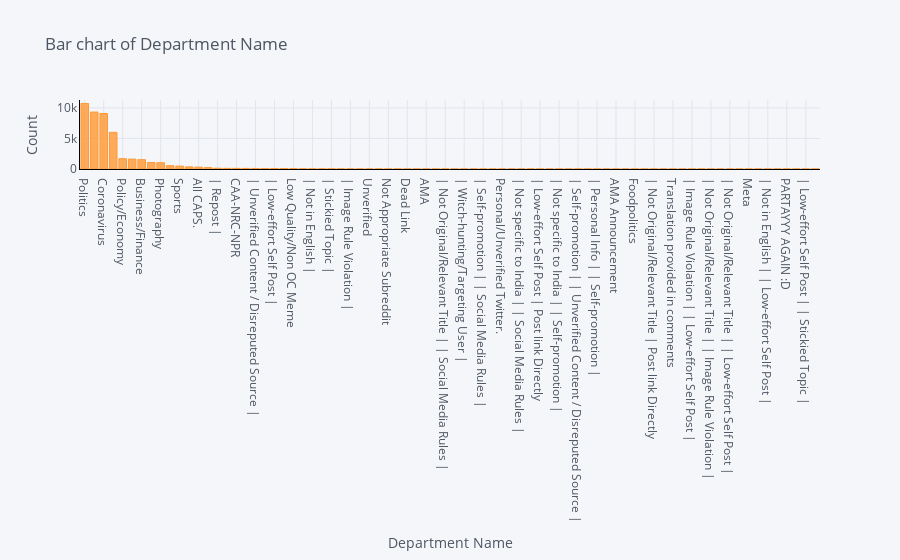

The notebook cell this image was saved under:
### Code cell
df.groupby('flair').count()['title'].sort_values(ascending=False).iplot(kind='bar', yTitle='Count', linecolor='black', opacity=0.8,
                                                           title='Bar chart of Department Name', xTitle='Department Name')

### Figure 1 — Plotly figure (JSON) as saved in the notebook; plotly's stock layout.template omitted (floating-point values rounded to 4 significant figures)
{"data": [{"marker": {"color": "rgba(255, 153, 51, 0.8)", "line": {"color": "rgba(255, 153, 51, 1.0)", "width": 1}}, "name": "title", "orientation": "v", "text": "", "type": "bar", "x": ["Politics", "Non-Political", "Coronavirus", "AskIndia", "Policy/Economy", "Science/Technology", "Business/Finance", "CAA-NRC", "Photography", "Food", "Sports", "Scheduled", "All CAPS.", "Low-effort self-post.", "| Repost |", "| Not Original/Relevant Title |", "CAA-NRC-NPR", "Demonetization", "| Unverified Content / Disreputed Source |", "| Social Media Rules |", "| Low-effort Self Post |", "| Not specific to India |", "Low Quality/Non OC Meme", "Meta.", "| Not in English |", "Shitpost", "| Stickied Topic |", "| Self-promotion |", "| Image Rule Violation |", "Post link Directly", "Unverified", "| Custom (Informed OP) |", "Not Appropriate Subreddit", "| Personal/Unverified Social Media |", "Dead Link", "| [OLD] Content |", "AMA", "| Not in English | | Unverified Content / Disreputed Source |", "| Not Original/Relevant Title | | Social Media Rules |", "| Not specific to India | | Not Original/Relevant Title |", "| Witch-hunting/Targeting User |", "| Not in English | | Not Original/Relevant Title |", "| Self-promotion | | Social Media Rules |", "| Personal Info |", "Personal/Unverified Twitter.", "| Not in English | | Social Media Rules |", "| Not specific to India | | Social Media Rules |", "Announcement", "| Low-effort Self Post | Post link Directly", "| Self-promotion | Shitpost", "| Not specific to India | | Self-promotion |", "| Repost | Post link Directly", "| Self-promotion | | Unverified Content / Disreputed Source |", "Aug 2019 - Politics", "| Personal Info | | Self-promotion |", "| Unverified Content / Disreputed Source | Shitpost", "AMA Announcement", "| Not specific to India | | Stickied Topic |", "Foodpolitics", "Casual AMA", "| Not Original/Relevant Title | Post link Directly", "Megathread", "Translation provided in comments", "| Witch-hunting/Targeting User | Meta.", "| Image Rule Violation | | Low-effort Self Post |", "| Not Original/Relevant Title | | Custom (Informed OP) |", "| Not Original/Relevant Title | | Image Rule Violation |", "Verified", "| Not Original/Relevant Title | | Low-effort Self Post |", "| Not Original/Relevant Title | | Repost |", "Meta", "| Not Original/Relevant Title | | Stickied Topic |", "| Not in English | | Low-effort Self Post |", "| Not in English | | Social Media Rules | Post link Directly", "PARTAYYY AGAIN :D", "| Not specific to India | Low Quality/Non OC Meme", "| Low-effort Self Post | | Stickied Topic |", "| Not specific to India | | Low-effort Self Post | Shitpost"], "y": [10732, 9321, 9089, 6002, 1686, 1617, 1526, 1070, 1022, 546, 478, 351, 305, 230, 128, 106, 104, 98, 89, 78, 70, 67, 52, 27, 24, 19, 18, 14, 12, 10, 7, 7, 5, 5, 4, 4, 4, 4, 3, 3, 3, 3, 3, 2, 2, 2, 2, 2, 2, 1, 1, 1, 1, 1, 1, 1, 1, 1, 1, 1, 1, 1, 1, 1, 1, 1, 1, 1, 1, 1, 1, 1, 1, 1, 1, 1, 1, 1]}], "layout": {"legend": {"bgcolor": "#F5F6F9", "font": {"color": "#4D5663"}}, "paper_bgcolor": "#F5F6F9", "plot_bgcolor": "#F5F6F9", "title": {"font": {"color": "#4D5663"}, "text": "Bar chart of Department Name"}, "xaxis": {"gridcolor": "#E1E5ED", "linecolor": "black", "showgrid": true, "tickfont": {"color": "#4D5663"}, "title": {"font": {"color": "#4D5663"}, "text": "Department Name"}, "zerolinecolor": "#E1E5ED"}, "yaxis": {"gridcolor": "#E1E5ED", "linecolor": "black", "showgrid": true, "tickfont": {"color": "#4D5663"}, "title": {"font": {"color": "#4D5663"}, "text": "Count"}, "zerolinecolor": "#E1E5ED"}}}
